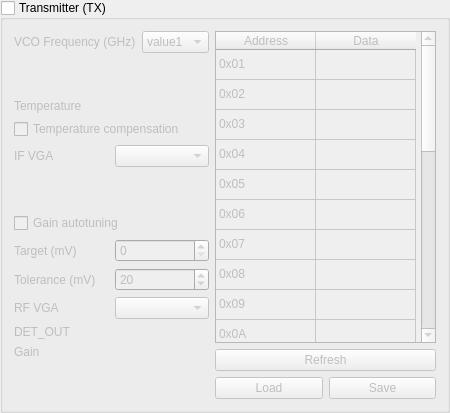
             <widget class="QGroupBox" name="gb_transmitter">
              <property name="sizePolicy">
               <sizepolicy hsizetype="Expanding" vsizetype="Expanding">
                <horstretch>0</horstretch>
                <verstretch>0</verstretch>
               </sizepolicy>
              </property>
              <property name="title">
               <string>Transmitter (TX)</string>
              </property>
              <property name="checkable">
               <bool>true</bool>
              </property>
              <property name="checked">
               <bool>false</bool>
              </property>
              <layout class="QVBoxLayout" name="verticalLayout_12">
               <item>
                <layout class="QHBoxLayout" name="horizontalLayout_12">
                 <item>
                  <layout class="QVBoxLayout" name="verticalLayout_7">
                   <item>
                    <layout class="QVBoxLayout" name="verticalLayout_4">
                     <item>
                      <layout class="QHBoxLayout" name="horizontalLayout_11">
                       <item>
                        <widget class="QLabel" name="lbl_tx_vco">
                         <property name="text">
                          <string>VCO Frequency (GHz)</string>
                         </property>
                        </widget>
                       </item>
                       <item>
                        <widget class="QComboBox" name="cb_tx_vco">
                         <item>
                          <property name="text">
                           <string>value1</string>
                          </property>
                         </item>
                         <item>
                          <property name="text">
                           <string>value2</string>
                          </property>
                         </item>
                        </widget>
                       </item>
                      </layout>
                     </item>
                     <item>
                      <spacer name="verticalSpacer_3">
                       <property name="orientation">
                        <enum>Qt::Vertical</enum>
                       </property>
                       <property name="sizeHint" stdset="0">
                        <size>
                         <width>20</width>
                         <height>40</height>
                        </size>
                       </property>
                      </spacer>
                     </item>
                     <item>
                      <layout class="QHBoxLayout" name="horizontalLayout_8">
                       <item>
                        <widget class="QLabel" name="lbl_tx_temp">
                         <property name="text">
                          <string>Temperature</string>
                         </property>
                        </widget>
                       </item>
                       <item>
                        <widget class="QLabel" name="lbl_tx_temp_dyn">
                         <property name="text">
                          <string/>
                         </property>
                         <property name="alignment">
                          <set>Qt::AlignRight|Qt::AlignTrailing|Qt::AlignVCenter</set>
                         </property>
                        </widget>
                       </item>
                      </layout>
                     </item>
                     <item>
                      <layout class="QHBoxLayout" name="horizontalLayout_43">
                       <item>
                        <widget class="QCheckBox" name="chk_tx_auto_ifvga">
                         <property name="text">
                          <string>Temperature compensation</string>
                         </property>
                        </widget>
                       </item>
                      </layout>
                     </item>
                     <item>
                      <layout class="QHBoxLayout" name="horizontalLayout_10">
                       <item>
                        <widget class="QLabel" name="lbl_tx_ifvga">
                         <property name="text">
                          <string>IF VGA</string>
                         </property>
                        </widget>
                       </item>
                       <item>
                        <widget class="QComboBox" name="cb_tx_ifvga">
                         <property name="currentIndex">
                          <number>-1</number>
                         </property>
                         <item>
                          <property name="text">
                           <string>value1</string>
                          </property>
                         </item>
                         <item>
                          <property name="text">
                           <string>value2</string>
                          </property>
                         </item>
                        </widget>
                       </item>
                      </layout>
                     </item>
                     <item>
                      <spacer name="verticalSpacer_4">
                       <property name="orientation">
                        <enum>Qt::Vertical</enum>
                       </property>
                       <property name="sizeHint" stdset="0">
                        <size>
                         <width>20</width>
                         <height>40</height>
                        </size>
                       </property>
                      </spacer>
                     </item>
                     <item>
                      <layout class="QHBoxLayout" name="horizontalLayout_14">
                       <item>
                        <widget class="QCheckBox" name="chk_tx_autotuning">
                         <property name="text">
                          <string>Gain autotuning</string>
                         </property>
                        </widget>
                       </item>
                       <item>
                        <widget class="QLabel" name="lbl_tx_autotuning">
                         <property name="text">
                          <string/>
                         </property>
                         <property name="alignment">
                          <set>Qt::AlignRight|Qt::AlignTrailing|Qt::AlignVCenter</set>
                         </property>
                        </widget>
                       </item>
                      </layout>
                     </item>
                     <item>
                      <layout class="QHBoxLayout" name="horizontalLayout_44">
                       <item>
                        <widget class="QLabel" name="lbl_tx_target">
                         <property name="text">
                          <string>Target (mV)</string>
                         </property>
                        </widget>
                       </item>
                       <item>
                        <widget class="QSpinBox" name="sb_tx_target">
                         <property name="toolTip">
                          <string>TX_DET_OUT target voltage for the autotuning algorithm.</string>
                         </property>
                         <property name="readOnly">
                          <bool>false</bool>
                         </property>
                         <property name="maximum">
                          <number>1220</number>
                         </property>
                         <property name="value">
                          <number>0</number>
                         </property>
                        </widget>
                       </item>
                      </layout>
                     </item>
                     <item>
                      <layout class="QHBoxLayout" name="horizontalLayout_40">
                       <item>
                        <widget class="QLabel" name="lbl_tx_tolerance">
                         <property name="text">
                          <string>Tolerance (mV)</string>
                         </property>
                        </widget>
                       </item>
                       <item>
                        <widget class="QSpinBox" name="sb_tx_tolerance">
                         <property name="toolTip">
                          <string>TX_DET_OUT target voltage for the autotuning algorithm.</string>
                         </property>
                         <property name="maximum">
                          <number>1000</number>
                         </property>
                         <property name="value">
                          <number>20</number>
                         </property>
                        </widget>
                       </item>
                      </layout>
                     </item>
                     <item>
                      <layout class="QHBoxLayout" name="horizontalLayout_7">
                       <item>
                        <widget class="QLabel" name="lbl_tx_rfvga">
                         <property name="text">
                          <string>RF VGA</string>
                         </property>
                        </widget>
                       </item>
                       <item>
                        <widget class="QComboBox" name="cb_tx_rfvga">
                         <property name="currentIndex">
                          <number>-1</number>
                         </property>
                         <item>
                          <property name="text">
                           <string>value1</string>
                          </property>
                         </item>
                         <item>
                          <property name="text">
                           <string>value2</string>
                          </property>
                         </item>
                        </widget>
                       </item>
                      </layout>
                     </item>
                     <item>
                      <layout class="QHBoxLayout" name="horizontalLayout_29">
                       <item>
                        <widget class="QLabel" name="lbl_tx_det">
                         <property name="text">
                          <string>DET_OUT</string>
                         </property>
                        </widget>
                       </item>
                       <item>
                        <widget class="QLabel" name="lbl_tx_det_dyn">
                         <property name="text">
                          <string/>
                         </property>
                         <property name="alignment">
                          <set>Qt::AlignRight|Qt::AlignTrailing|Qt::AlignVCenter</set>
                         </property>
                        </widget>
                       </item>
                      </layout>
                     </item>
                     <item>
                      <layout class="QHBoxLayout" name="horizontalLayout_39">
                       <item>
                        <widget class="QLabel" name="lbl_tx_gain">
                         <property name="text">
                          <string>Gain</string>
                         </property>
                        </widget>
                       </item>
                       <item>
                        <widget class="QLabel" name="lbl_tx_gain_dyn">
                         <property name="text">
                          <string/>
                         </property>
                         <property name="alignment">
                          <set>Qt::AlignRight|Qt::AlignTrailing|Qt::AlignVCenter</set>
                         </property>
                        </widget>
                       </item>
                      </layout>
                     </item>
                    </layout>
                   </item>
                   <item>
                    <spacer name="verticalSpacer">
                     <property name="orientation">
                      <enum>Qt::Vertical</enum>
                     </property>
                     <property name="sizeHint" stdset="0">
                      <size>
                       <width>20</width>
                       <height>40</height>
                      </size>
                     </property>
                    </spacer>
                   </item>
                  </layout>
                 </item>
                 <item>
                  <layout class="QVBoxLayout" name="verticalLayout_5">
                   <item>
                    <widget class="QTableWidget" name="tb_tx_registers">
                     <property name="minimumSize">
                      <size>
                       <width>218</width>
                       <height>0</height>
                      </size>
                     </property>
                     <property name="maximumSize">
                      <size>
                       <width>221</width>
                       <height>581</height>
                      </size>
                     </property>
                     <attribute name="verticalHeaderVisible">
                      <bool>false</bool>
                     </attribute>
                     <row>
                      <property name="text">
                       <string>0</string>
                      </property>
                     </row>
                     <row>
                      <property name="text">
                       <string>1</string>
                      </property>
                     </row>
                     <row>
                      <property name="text">
                       <string>2</string>
                      </property>
                     </row>
                     <row>
                      <property name="text">
                       <string>3</string>
                      </property>
                     </row>
                     <row>
                      <property name="text">
                       <string>4</string>
                      </property>
                     </row>
                     <row>
                      <property name="text">
                       <string>5</string>
                      </property>
                     </row>
                     <row>
                      <property name="text">
                       <string>6</string>
                      </property>
                     </row>
                     <row>
                      <property name="text">
                       <string>7</string>
                      </property>
                     </row>
                     <row>
                      <property name="text">
                       <string>8</string>
                      </property>
                     </row>
                     <row>
                      <property name="text">
                       <string>9</string>
                      </property>
                     </row>
                     <row>
                      <property name="text">
                       <string>10</string>
                      </property>
                     </row>
                     <row>
                      <property name="text">
                       <string>11</string>
                      </property>
                     </row>
                     <row>
                      <property name="text">
                       <string>12</string>
                      </property>
                     </row>
                     <row>
                      <property name="text">
                       <string>13</string>
                      </property>
                     </row>
                     <row>
                      <property name="text">
                       <string>14</string>
                      </property>
                     </row>
                     <row>
                      <property name="text">
                       <string>15</string>
                      </property>
                     </row>
                     <row>
                      <property name="text">
                       <string>16</string>
                      </property>
                     </row>
                     <row>
                      <property name="text">
                       <string>17</string>
                      </property>
                     </row>
                     <row>
                      <property name="text">
                       <string>18</string>
                      </property>
                     </row>
                     <row>
                      <property name="text">
                       <string>19</string>
                      </property>
                     </row>
                     <row>
                      <property name="text">
                       <string>20</string>
                      </property>
                     </row>
                     <row>
                      <property name="text">
                       <string>21</string>
                      </property>
                     </row>
                     <row>
                      <property name="text">
                       <string>22</string>
                      </property>
                     </row>
                     <row>
                      <property name="text">
                       <string>23</string>
                      </property>
                     </row>
                     <column>
                      <property name="text">
                       <string>Address</string>
                      </property>
                     </column>
                     <column>
                      <property name="text">
                       <string>Data</string>
                      </property>
                     </column>
                     <item row="0" column="0">
                      <property name="text">
                       <string>0x01</string>
                      </property>
                      <property name="flags">
                       <set>ItemIsEnabled</set>
                      </property>
                     </item>
                     <item row="0" column="1">
                      <property name="text">
                       <string/>
                      </property>
                     </item>
                     <item row="1" column="0">
                      <property name="text">
                       <string>0x02</string>
                      </property>
                      <property name="flags">
                       <set>ItemIsEnabled</set>
                      </property>
                     </item>
                     <item row="1" column="1">
                      <property name="text">
                       <string/>
                      </property>
                     </item>
                     <item row="2" column="0">
                      <property name="text">
                       <string>0x03</string>
                      </property>
                      <property name="flags">
                       <set>ItemIsEnabled</set>
                      </property>
                     </item>
                     <item row="2" column="1">
                      <property name="text">
                       <string/>
                      </property>
                     </item>
                     <item row="3" column="0">
                      <property name="text">
                       <string>0x04</string>
                      </property>
                      <property name="flags">
                       <set>ItemIsEnabled</set>
                      </property>
                     </item>
                     <item row="3" column="1">
                      <property name="text">
                       <string/>
                      </property>
                     </item>
                     <item row="4" column="0">
                      <property name="text">
                       <string>0x05</string>
                      </property>
                      <property name="flags">
                       <set>ItemIsEnabled</set>
                      </property>
                     </item>
                     <item row="4" column="1">
                      <property name="text">
                       <string/>
                      </property>
                     </item>
                     <item row="5" column="0">
                      <property name="text">
                       <string>0x06</string>
                      </property>
                      <property name="flags">
                       <set>ItemIsEnabled</set>
                      </property>
                     </item>
                     <item row="5" column="1">
                      <property name="text">
                       <string/>
                      </property>
                     </item>
                     <item row="6" column="0">
                      <property name="text">
                       <string>0x07</string>
                      </property>
                      <property name="flags">
                       <set>ItemIsEnabled</set>
                      </property>
                     </item>
                     <item row="6" column="1">
                      <property name="text">
                       <string/>
                      </property>
                     </item>
                     <item row="7" column="0">
                      <property name="text">
                       <string>0x08</string>
                      </property>
                      <property name="flags">
                       <set>ItemIsEnabled</set>
                      </property>
                     </item>
                     <item row="7" column="1">
                      <property name="text">
                       <string/>
                      </property>
                     </item>
                     <item row="8" column="0">
                      <property name="text">
                       <string>0x09</string>
                      </property>
                      <property name="flags">
                       <set>ItemIsEnabled</set>
                      </property>
                     </item>
                     <item row="8" column="1">
                      <property name="text">
                       <string/>
                      </property>
                     </item>
                     <item row="9" column="0">
                      <property name="text">
                       <string>0x0A</string>
                      </property>
                      <property name="flags">
                       <set>ItemIsEnabled</set>
                      </property>
                     </item>
                     <item row="9" column="1">
                      <property name="text">
                       <string/>
                      </property>
                     </item>
                     <item row="10" column="0">
                      <property name="text">
                       <string>0x0B</string>
                      </property>
                      <property name="flags">
                       <set>ItemIsEnabled</set>
                      </property>
                     </item>
                     <item row="10" column="1">
                      <property name="text">
                       <string/>
                      </property>
                     </item>
                     <item row="11" column="0">
                      <property name="text">
                       <string>0x0C</string>
                      </property>
                      <property name="flags">
                       <set>ItemIsEnabled</set>
                      </property>
                     </item>
                     <item row="11" column="1">
                      <property name="text">
                       <string/>
                      </property>
                     </item>
                     <item row="12" column="0">
                      <property name="text">
                       <string>0x10</string>
                      </property>
                      <property name="flags">
                       <set>ItemIsEnabled</set>
                      </property>
                     </item>
                     <item row="12" column="1">
                      <property name="text">
                       <string/>
                      </property>
                     </item>
                     <item row="13" column="0">
                      <property name="text">
                       <string>0x11</string>
                      </property>
                      <property name="flags">
                       <set>ItemIsEnabled</set>
                      </property>
                     </item>
                     <item row="13" column="1">
                      <property name="text">
                       <string/>
                      </property>
                     </item>
                     <item row="14" column="0">
                      <property name="text">
                       <string>0x12</string>
                      </property>
                      <property name="flags">
                       <set>ItemIsEnabled</set>
                      </property>
                     </item>
                     <item row="14" column="1">
                      <property name="text">
                       <string/>
                      </property>
                     </item>
                     <item row="15" column="0">
                      <property name="text">
                       <string>0x13</string>
                      </property>
                      <property name="flags">
                       <set>ItemIsEnabled</set>
                      </property>
                     </item>
                     <item row="15" column="1">
                      <property name="text">
                       <string/>
                      </property>
                     </item>
                     <item row="16" column="0">
                      <property name="text">
                       <string>0x14</string>
                      </property>
                      <property name="flags">
                       <set>ItemIsEnabled</set>
                      </property>
                     </item>
                     <item row="16" column="1">
                      <property name="text">
                       <string/>
                      </property>
                     </item>
                     <item row="17" column="0">
                      <property name="text">
                       <string>0x15</string>
                      </property>
                      <property name="flags">
                       <set>ItemIsEnabled</set>
                      </property>
                     </item>
                     <item row="17" column="1">
                      <property name="text">
                       <string/>
                      </property>
                     </item>
                     <item row="18" column="0">
                      <property name="text">
                       <string>0x16</string>
                      </property>
                      <property name="flags">
                       <set>ItemIsEnabled</set>
                      </property>
                     </item>
                     <item row="18" column="1">
                      <property name="text">
                       <string/>
                      </property>
                     </item>
                     <item row="19" column="0">
                      <property name="text">
                       <string>0x17</string>
                      </property>
                      <property name="flags">
                       <set>ItemIsEnabled</set>
                      </property>
                     </item>
                     <item row="19" column="1">
                      <property name="text">
                       <string/>
                      </property>
                     </item>
                     <item row="20" column="0">
                      <property name="text">
                       <string>0x18</string>
                      </property>
                      <property name="flags">
                       <set>ItemIsEnabled</set>
                      </property>
                     </item>
                     <item row="20" column="1">
                      <property name="text">
                       <string/>
                      </property>
                     </item>
                     <item row="21" column="0">
                      <property name="text">
                       <string>0x19</string>
                      </property>
                      <property name="flags">
                       <set>ItemIsEnabled</set>
                      </property>
                     </item>
                     <item row="21" column="1">
                      <property name="text">
                       <string/>
                      </property>
                     </item>
                     <item row="22" column="0">
                      <property name="text">
                       <string>0x1A</string>
                      </property>
                      <property name="flags">
                       <set>ItemIsEnabled</set>
                      </property>
                     </item>
                     <item row="22" column="1">
                      <property name="text">
                       <string/>
                      </property>
                     </item>
                     <item row="23" column="0">
                      <property name="text">
                       <string>0x1B</string>
                      </property>
                      <property name="flags">
                       <set>ItemIsEnabled</set>
                      </property>
                     </item>
                     <item row="23" column="1">
                      <property name="text">
                       <string/>
                      </property>
                     </item>
                    </widget>
                   </item>
                   <item>
                    <layout class="QHBoxLayout" name="horizontalLayout_27">
                     <item>
                      <widget class="QPushButton" name="btn_tx_refresh_regs">
                       <property name="text">
                        <string>Refresh</string>
                       </property>
                      </widget>
                     </item>
                    </layout>
                   </item>
                   <item>
                    <layout class="QHBoxLayout" name="horizontalLayout_33">
                     <item>
                      <widget class="QPushButton" name="btn_tx_load_regs">
                       <property name="text">
                        <string>Load</string>
                       </property>
                      </widget>
                     </item>
                     <item>
                      <widget class="QPushButton" name="btn_tx_save_regs">
                       <property name="text">
                        <string>Save</string>
                       </property>
                      </widget>
                     </item>
                    </layout>
                   </item>
                  </layout>
                 </item>
                </layout>
               </item>
              </layout>
             </widget>
